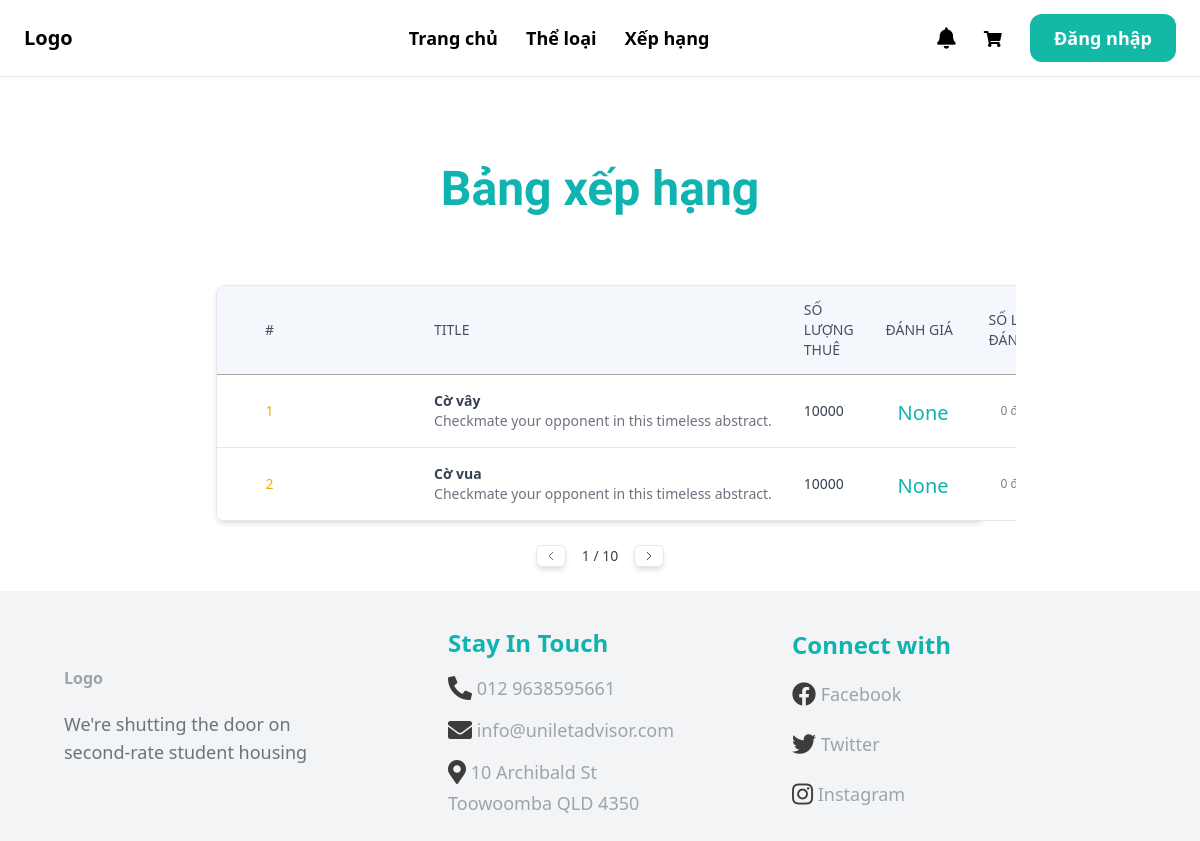
The app's page /leaderboard/, older data.
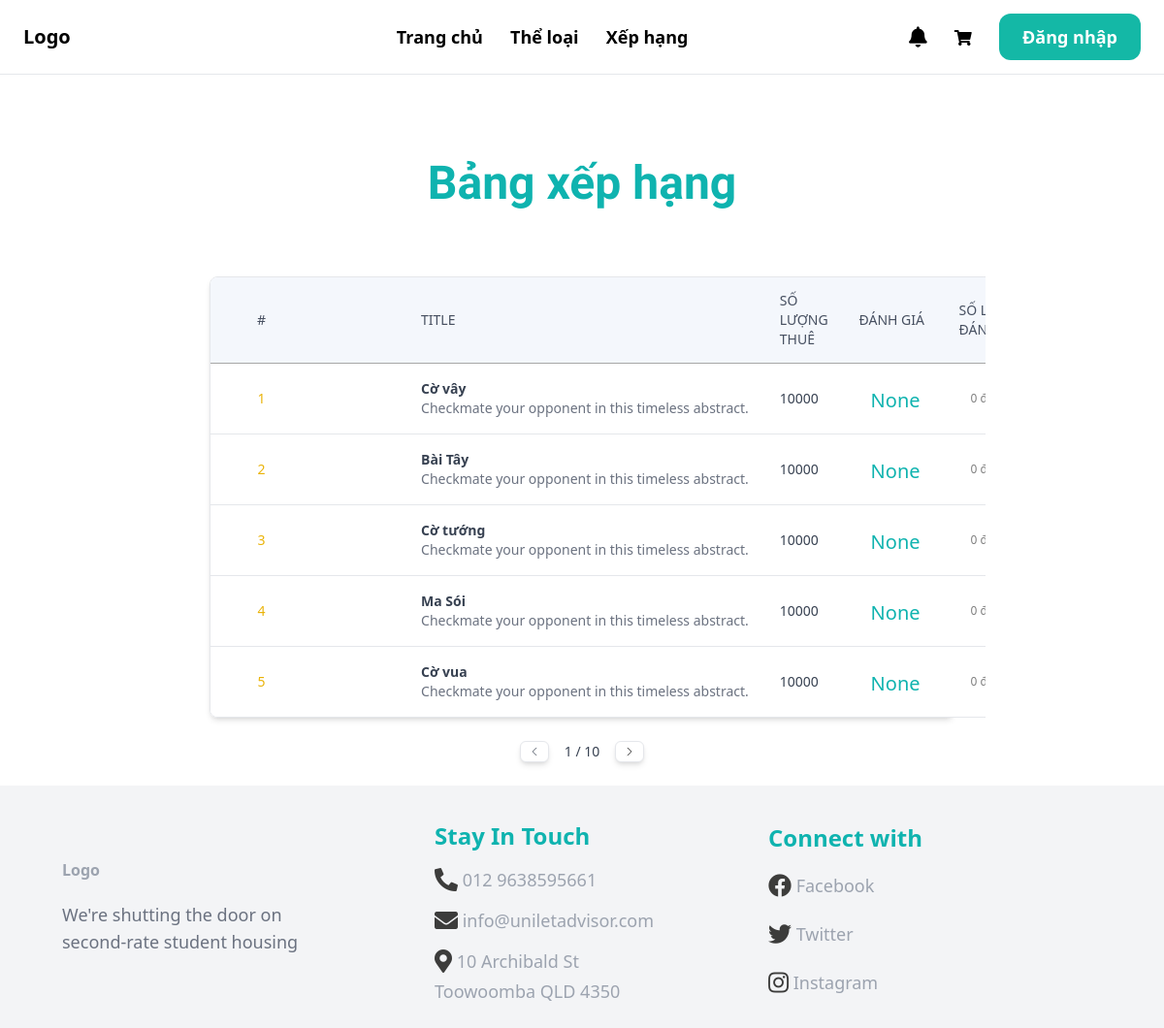
The same page, newer data.
### boardgame/models.py (models this page shows, shortened)
class Boardgame(models.Model):
    AGE_RATINGS = (
        ('G', 'Phổ biến'),
        ('7+', 'Trên 7 tuổi'),
        ('12+', 'Trên 12 tuổi'),
        ('16+', 'Trên 16 tuổi'),
        ('18+', 'Trên 18 tuổi'),
    )
    STATUS_BG = (
        ('out_of_stock', 'Boardgame này đã hết'),
        ('stocking', 'Boardgame này vẫn còn'),
    )
    bgid = ShortUUIDField(unique=True, primary_key=True, prefix="bg", alphabet='1234567890', length=2, max_length=6)
    user = models.ForeignKey(User, on_delete=models.SET_NULL, null=True)
    date = models.DateTimeField(default=timezone.now)
    category= models.ForeignKey(Category, on_delete=models.SET_NULL, null=True)
    version = models.ForeignKey(Version, on_delete=models.SET_NULL, null=True)
    title = models.CharField(max_length=100)
    image = models.ImageField(upload_to="user_directory_path")
    description = models.TextField(null=True, blank=True, default="This is the boardgame")
    rule = models.TextField(null=True, blank=True, default="This is rule for boardgame")
    age_rating = models.CharField(choices=AGE_RATINGS, max_length=5, default="G")
    people = models.IntegerField()
    play_time = models.IntegerField()
    price = models.DecimalField(max_digits=99999999999999, decimal_places=2)
    author = models.ForeignKey(Author, on_delete=models.SET_NULL, null=True, blank=True)
    producer = models.ForeignKey(Producer, on_delete=models.SET_NULL, null=True, blank=True)
    publication_year = models.IntegerField(default="2000")
    boardgame_status = models.CharField(choices=STATUS_BG, max_length=20, default="out_of_stock")
    in_stock = models.PositiveIntegerField(default=0)
    order = models.PositiveIntegerField(default=0)
    rental = models.PositiveIntegerField(default=0)
    total = models.PositiveIntegerField(default=0)
    class Meta:
        verbose_name_plural = "Boardgame"
    def rental_price(self):
        return float(self.price) * 0.1
    def get_average_rating(self):
        return self.reviews.aggregate(avg_rating=Avg('rating'))['avg_rating']
    @property
    def draw_average_stars(self):
        if (self.get_average_rating()):
            average_stars = int(self.get_average_rating())
            return range(0,average_stars)
    @property
    def draw_non_stars(self):
        if (self.get_average_rating()):
            average_stars = int(self.get_average_rating())
            return range(0,5-average_stars)

### core/views.py (the view)
# urls.py: path('leaderboard/', views.leaderboard, name='leaderboard'),
def leaderboard(request):
    top_boardgames = Boardgame.objects.annotate(avg_rating=models.Avg('reviews__rating')).order_by('-avg_rating')
    for t_boardgame in top_boardgames:
        most_recent_review = t_boardgame.reviews.order_by('-date').first()
        t_boardgame.most_recent_comment = most_recent_review
    return render(request, 'core/leaderboard.html', {
        'top_boardgames': top_boardgames,
    })

### templates/core/leaderboard.html (shortened to what the changed rows need)
{% extends 'core/base.html' %}
{% block content %}
  <section class="container px-32 mx-auto">
    <div class="flex flex-col mt-6  shadow-md rounded-lg">
      <div class="-mx-4 -my-2 overflow-x-auto sm:-mx-6 lg:-mx-8">
        <div class="inline-block min-w-full py-2 align-middle md:px-6 lg:px-8">
          <div class="overflow-hidden border border-gray-200 md:rounded-lg">
            <table class="min-w-full divide-y divide-gray-200 ">
              <thead class="border-b border-[#A7A7A6] text-xs uppercase bg-[#F4F7FC]">
                <tr>
                  <th scope="col" class="px-12 py-3.5 text-sm font-medium text-left rtl:text-right text-[#464F60]">
                    #
                  </th>
                  <th scope="col" class="px-12 py-3.5 text-sm font-medium text-left rtl:text-right text-[#464F60] ">
                  </th>
                  <th scope="col" class="px-4 py-3.5 text-sm font-medium text-left rtl:text-right text-[#464F60] ">
                    TITLE
                  </th>
                  <th scope="col" class="px-4 py-3.5 text-sm font-medium text-left rtl:text-right text-[#464F60]  ">
                    SỐ LƯỢNG THUÊ</th>
                  <th scope="col" class="px-4 py-3.5 text-sm font-medium text-left rtl:text-right text-[#464F60] ">
                    ĐÁNH GIÁ</th>
                  <th scope="col" class="px-4 py-3.5 text-sm font-medium text-left rtl:text-right text-[#464F60]  ">
                    SỐ LƯỢT ĐÁNH GIÁ</th>
                </tr>
              </thead>
              {% for boardgame in top_boardgames %}
                <tbody class="bg-white divide-y divide-gray-200 border-b border-[#A7A7A6]">
                  <tr>
                    <td class="px-4 py-4 text-sm font-medium whitespace-nowrap">
                      <div>
                        <h2 class="font-medium text-yellow-500 text-center">{{ forloop.counter }}</h2>
                      </div>
                    </td>
                    <td class="px-12 py-4 text-sm font-medium whitespace-nowrap">
                    </td>
                    <td class="px-4 py-4 text-sm whitespace-nowrap">
                      <div>
                        <a href="{% url "boardgame:detail" boardgame.bgid %}" class="text-gray-700 font-bold no-underline hover:underline">
                          {{ boardgame.title }}
                        </a>
                        <p class="text-gray-500  ">Checkmate your opponent in this timeless abstract.</p>
                      </div>
                    </td>
                    <td class="px-4 py-4 text-sm whitespace-nowrap">
                      <div>
                        <h4 class="text-gray-700  ">10000</h4>
                      </div>
                    </td>
                    <td class="px-4 py-4 text-sm whitespace-nowrap">
                      <div class="flex items-center pt-1">
                        <div class="text-[#0FB3AF] text-xl font-medium pr-2 px-3">
                          {{boardgame.get_average_rating}}
                        </div>
                      </div>
                    </td>
                    <td class="px-4 py-4 text-sm whitespace-nowrap">
                      <div class="font-thin text-[#7E7E7E] font-['Open Sans'] text-xs px-3">
                        {{boardgame.reviews.all.count}} đánh giá
                      </div>
                    </td>
                  </tr>
                </tbody>
              {% endfor %}
            </table>
          </div>
        </div>
      </div>
    </div>
    </div>
{% endblock %}

Row changes from the older to the newer data that the page shows:
added Boardgame: title "Bài Tây", get_average_rating "None", reviews.all.count "0"
added Boardgame: title "Cờ tướng", get_average_rating "None", reviews.all.count "0"
added Boardgame: title "Ma Sói", get_average_rating "None", reviews.all.count "0"
